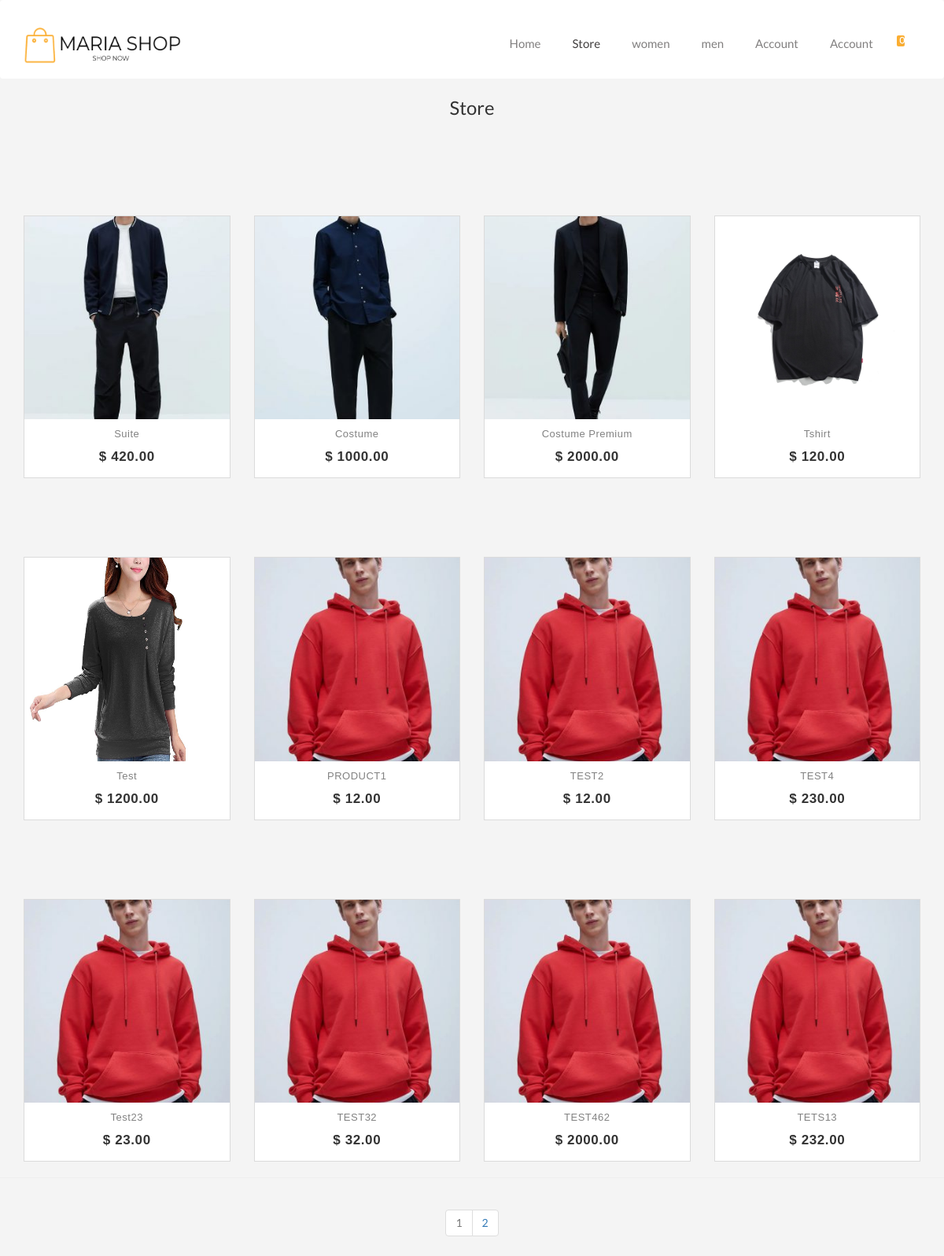
The page /views/store.php?store=true&page=1 on the database its author committed.
### tables this page shows
CREATE TABLE `category` (
  `idC` int(11) NOT NULL,
  `nameCategory` varchar(255) NOT NULL
);

CREATE TABLE `product` (
  `idP` int(11) NOT NULL,
  `nameProduct` varchar(255) NOT NULL,
  `Price` varchar(255) NOT NULL,
  `Qte` varchar(255) NOT NULL,
  `Image` varchar(255) NOT NULL,
  `Image2` varchar(255) NOT NULL,
  `description` varchar(255) NOT NULL,
  `idC` int(11) NOT NULL
);

### app/database/db.php (called while the page is built, shortened)
<?php
class CRUD extends DB
{
    public function selectAll($table, $condition = [])
    {
        $conn = $this->connect();
        $sql = "SELECT * FROM $table";
        if (empty($condition)) {
            $stmt = $conn->prepare($sql);
            $stmt->execute();
            $records = $stmt->get_result()->fetch_all(MYSQLI_ASSOC);
            return $records;
        }
    }
}
class Paginator extends DB
{
    public function showingAllItems($table, $start, $perPage)
    {
        $conn = $this->connect();
        $select_data = "SELECT * from $table LIMIT $start, $perPage";
        $query = mysqli_query($conn, $select_data);
        $result = mysqli_fetch_all($query, MYSQLI_ASSOC);
        return $result;
    }
    public function AllButtonPagination($table)
    {
        $conn = $this->connect();
        $select_all = "SELECT * from $table";
        $query_all = mysqli_query($conn, $select_all);
        $row = mysqli_num_rows($query_all);
        return $row;
    }
}

### app/controllers/category.php (called while the page is built, shortened)
<?php
$crud = new CRUD();
$table = 'category';
$data = $crud->selectAll($table);
$navbar_categories = $crud->selectAll('category');
$pagination = new Paginator();
if (isset($_GET['page'])) {
    $page = $_GET['page'];
} else {
    $page = 1;
}
$perPage = 12;
$start = ($perPage * $page) - $perPage;
if (isset($_GET['store'])) {
    $allProductShow = $pagination->showingAllItems('product', $start, $perPage);
    $rows = $pagination->AllButtonPagination('product');
    $pageStore = ceil($rows / $perPage);
}

### views/store.php (the view, shortened to what this page needs)
<?php
include('../app/database/db.php');
include('../app/controllers/category.php');
include('../app/controllers/cart.php');
?>
<!DOCTYPE html>
<html lang="en">
<head>
  <link rel="stylesheet" href="https://cdnjs.cloudflare.com/ajax/libs/OwlCarousel2/2.3.4/assets/owl.carousel.min.css">
  <link rel="stylesheet" href="https://cdnjs.cloudflare.com/ajax/libs/OwlCarousel2/2.3.4/assets/owl.theme.default.css">
  <link rel="stylesheet" href="https://cdnjs.cloudflare.com/ajax/libs/twitter-bootstrap/3.3.7/css/bootstrap.min.css">
  <link rel="stylesheet" href="../assets/css/Store.css">
</head>
<body>
  <nav class="navbar navbar-default">
    <div class="container">
      <div class="navbar-header">
        <a class="navbar-brand" href="#">
          <img src="../assets/img/your-logo__7_-removebg-preview.png" width="200px" height="46px" alt="">
        </a>
      </div>
      <div id="navbar" class="collapse navbar-collapse">
        <ul class="nav navbar-nav navbar-right">
          <li><a href="index.php">Home</a></li>
          <li><a class="active"  href="#">Store</a></li>
          <?php foreach ($navbar_categories as $category) : ?>
            <li><a href="category_page.php?categoryId=<?php echo $category['idC'] ?>&page=1"><?php echo $category['nameCategory'] ?></a></li>
          <?php endforeach; ?>
          <li><a href="login-reg.php">Account</a></li>
          <?php if(isset($_SESSION['idU'])): ?>
            <li><a href="myaccount.php">My Account</a></li>
          <?php else: ?>
            <li><a href="login-reg.php">Account</a></li>
          <?php endif; ?>          <?php if(isset($_SESSION['idU'])) :?>
          <li><a href="cart2.php">
              <div class="cart-nav nav-item-link">
                <span class="fa-shopping-cart"></span>
                <span class="nav-cart-items"><?php echo $countCart ?></span>
              </div>
            </a></li>
          <?php else: ?>
          <li><a href="cart2.php">
              <div class="cart-nav nav-item-link">
                <span class="nav-cart-items">0</span>
              </div>
            </a></li>
          <?php endif; ?>
        </ul>
      </div>
    </div>
  </nav>
  <div class="container">
    <div class="row" style="margin-top: 100px;">
    <h3 class="h3">Store</h3>
    <?php foreach($allProductShow as $product): ?>
        <div class="col-md-3 col-sm-6">
            <div class="product-grid">
                <div class="product-image">
                    <a href="#">
                    </a>
                </div>
                <div class="product-content">
                    <h3 class="title"><a href="singleProduct.php?singleIdP=<?php echo $product['idP'] ?>"><?php echo $product['nameProduct'] ?></a></h3>
                    <div class="price">$ <?php echo $product['Price'] ?>.00
                    </div>
                    <?php
                                                            $nameC = $crud->selectOne('category', ['idC' => $product['idC']]);?>
                    <a class="add-to-cart" href="category_page.php?categoryId=<?php echo $product['idC'] ?>&page=1"><?php echo $nameC['nameCategory'] ?></a>
                </div>
            </div>
        </div>
          <?php endforeach; ?>
    </div>
</div>
<hr>
<div class="container" style="display:flex;justify-content:center;">
        <nav aria-label="Page navigation example">
            <ul class="pagination">
                <?php for ($i = 1; $i <= $pageStore; $i++) : ?>
                    <?php if ($i == $_GET['page']) : ?>
                        <li class="page-item disabled"><a class="page-link" href="store.php?store=true&page=<?php echo $i ?>"><?php echo $i ?></a></li>
                    <?php else : ?>
                        <li class="page-item "><a class="page-link" href="store.php?store=true&page=<?php echo $i ?>"><?php echo $i ?></a></li>
                    <?php endif; ?>
                <?php endfor; ?>
            </ul>
        </nav>
    </div>

### assets/css/Store.css (style rules this page uses)
body { padding: 0; margin-top: 0; box-sizing: border-box; font-family: 'Lato', sans-serif; background-color: #f4f4f4; }
.navbar { height: 100px; background-color: rgb(255, 255, 255); border: none; color: white; z-index: 100; position: absolute; left: 0; right: 0; }
.navbar-default .navbar-brand { margin-top: 20px; }
.navbar-default .navbar-nav>li>a { color: #817f7f; margin: 10px 5px 5px 5px; margin-top: 30px; font-size: 15px; }
.navbar-default .navbar-nav .active { color: #413e3e; }
.cart-nav { font-family: FontAwesome; font-style: normal; font-weight: normal; }
.nav-cart-items { background: #FBAE32; border-radius: 2px; color: #ffffff; display: inline-block; font-size: 10px; height: 14px; line-height: 13px; margin-left: -10px; margin-bottom: 5px; min-width: 10px; padding-left: 4px; pointer-events: none; vertical-align: top; top: 15px; text-shadow: 0 1px rgba(45, 60, 72, 0.1); }
h3.h3 { text-align: center; margin: 1em; text-transform: capitalize; font-size: 1.7em; }
.product-grid { font-family: Raleway, sans-serif; text-align: center; padding: 0 0 72px; border: 1px solid rgba(0, 0, 0, .1); overflow: hidden; position: relative; z-index: 1; margin-top:100px; }
.product-grid .product-image { position: relative; transition: all .3s ease 0s }
.product-grid .product-image a { display: block }
.product-grid .product-content { background-color: #fff; text-align: center; padding: 12px 0; margin: 0 auto; position: absolute; left: 0; right: 0; bottom: -27px; z-index: 1; transition: all .3s }
.product-grid .title { font-size: 13px; font-weight: 400; letter-spacing: .5px; text-transform: capitalize; margin: 0 0 10px; transition: all .3s ease 0s }
.product-grid .title a { color: #828282 }
.product-grid .price { color: #333; font-size: 17px; font-family: Montserrat, sans-serif; font-weight: 700; letter-spacing: .6px; margin-bottom: 8px; text-align: center; transition: all .3s }
.product-grid .add-to-cart { color: #000; font-size: 13px; font-weight: 600 }

### rows shown on the page
category: nameCategory "women"
category: nameCategory "men"
product: nameProduct "Suite", Price "420"
product: nameProduct "Costume", Price "1000"
product: nameProduct "Costume Premium", Price "2000"
product: nameProduct "Tshirt", Price "120"
product: nameProduct "Test", Price "1200"
product: nameProduct "PRODUCT1", Price "12"
product: nameProduct "TEST2", Price "12"
product: nameProduct "TEST4", Price "230"
product: nameProduct "Test23", Price "23"
product: nameProduct "TEST32", Price "32"
product: nameProduct "TEST462", Price "2000"
product: nameProduct "TETS13", Price "232"
